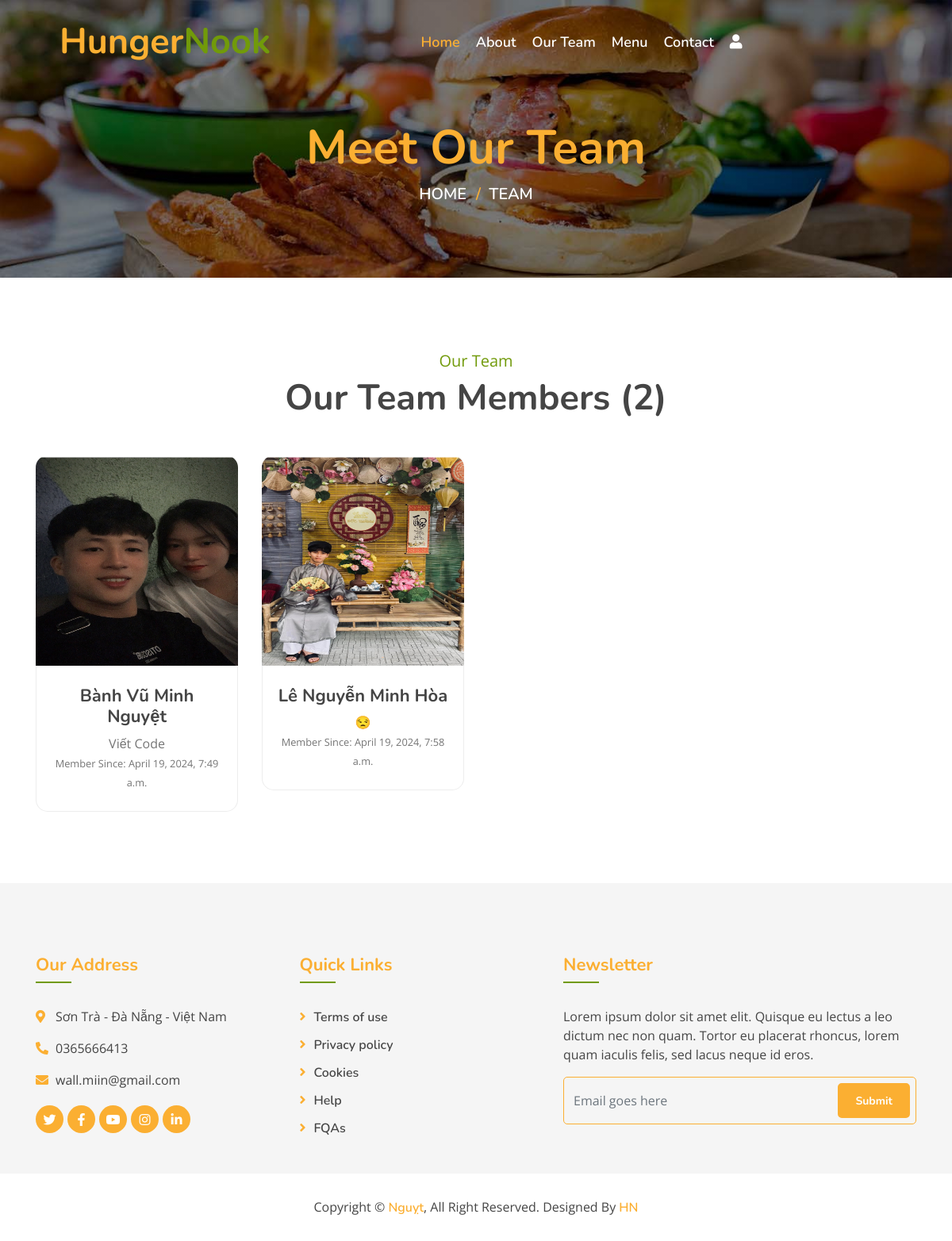
Page /team/ on the committed database.
### myapp/models.py (models this page shows, shortened)
class Team(models.Model):
    name = models.CharField(max_length=100)
    designation = models.CharField(max_length=100)
    image = models.ImageField(upload_to="team")
    added_on = models.DateTimeField(auto_now_add=True)
    updated_on = models.DateTimeField(auto_now=True)

### myapp/views.py (the view)
# urls.py: path('team/',views.team_members,name="team"),
def team_members(request):
    context={}
    members = Team.objects.all().order_by('name')
    context['team_members'] = members
    return render(request,'team.html', context)

### template/team.html (shortened to what this page needs)
{% extends "base.html" %}
{% block content %}
        <div class="page-header">
            <div class="container">
                <div class="row">
                    <div class="col-12">
                        <h2>Meet Our Team</h2>
                    </div>
                    <div class="col-12">
                        <a href="/">Home</a>
                        <a href="{% url 'team' %}">Team</a>
                    </div>
                </div>
            </div>
        </div>
        <div class="team">
            <div class="container">
                <div class="section-header text-center">
                    <p>Our Team</p>
                    <h2>Our Team Members ({{team_members|length}})</h2>
                </div>
                <div class="row">
                {% for m in team_members %}
                    <div class="col-lg-3 col-md-6">
                        <div class="team-item">
                            <div class="team-img">
                                <img src="/media/{{m.image}}" style="height:250px;" alt="Image">
                                <div class="team-social">
                                </div>
                            </div>
                            <div class="team-text">
                                <h2>{{m.name}}</h2>
                                <p>{{m.designation}}</p>
                                <p><small>Member Since: {{m.added_on}}</small></p>
                            </div>
                        </div>
                    </div>
                {% endfor %}
                </div>
            </div>
        </div>
{% endblock %}

### static/css/style.css (style rules this page uses)
body { color: #757575; background: #ffffff; font-family: 'open sans', sans-serif; }
h1, h2, h3, h4, h5, h6 { color: #454545; font-family: 'Nunito', sans-serif; }
a { font-family: 'Nunito', sans-serif; font-weight: 600; color: #fbaf32; transition: .3s; }
.page-header { position: relative; margin-bottom: 45px; padding: 150px 0 90px 0; text-align: center; background: linear-gradient(rgba(0, 0, 0, .5), rgba(0, 0, 0, .5)), url(../img/page-header.jpg); background-position: center; background-repeat: no-repeat; background-size: cover; }
.page-header h2 { position: relative; color: #fbaf32; font-size: 60px; font-weight: 700; }
.page-header a { position: relative; padding: 0 12px; font-size: 20px; text-transform: uppercase; color: #ffffff; }
.page-header a::after { position: absolute; content: "/"; width: 8px; height: 8px; top: -1px; right: -7px; text-align: center; color: #fbaf32; }
.page-header a:last-child::after { display: none; }
.section-header { position: relative; margin-bottom: 45px; }
.section-header p { color: #719a0a; margin-bottom: 5px; position: relative; font-size: 20px; }
.section-header h2 { margin: 0; position: relative; font-size: 45px; font-weight: 700; }
.team { position: relative; width: 100%; padding: 45px 0 15px 0; }
.team .team-item { position: relative; margin-bottom: 30px; background: #ffffff; }
.team .team-img { position: relative; border-radius: 15px 15px 0 0; overflow: hidden; }
.team .team-img img { position: relative; width: 100%; margin-top: 15px; transform: scale(1.1); transition: .3s; }
.team .team-social { position: absolute; width: 100%; height: 100%; top: 0; left: 0; display: flex; align-items: center; justify-content: center; transition: .5s; }
.team .team-text { position: relative; padding: 25px 15px; text-align: center; background: #ffffff; border: 1px solid rgba(0, 0, 0, .07); border-top: none; border-radius: 0 0 15px 15px; }
.team .team-text h2 { font-size: 22px; font-weight: 700; }
.team .team-text p { margin: 0; font-size: 16px; }

### rows in the picture
Team: image (picture), name "Bành Vũ Minh Nguyệt", designation "Viết Code", added_on "April 19, 2024, 7:49 a.m."
Team: image (picture), name "Lê Nguyễn Minh Hòa", designation "😒", added_on "April 19, 2024, 7:58 a.m."

### other values in the picture
{{ team_members|length }} "2"
